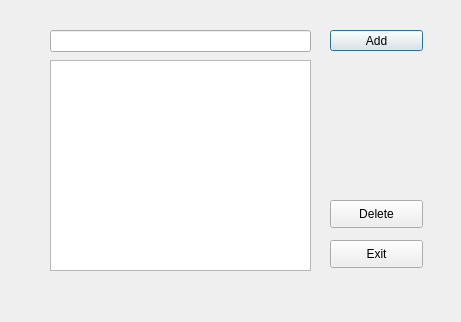
<?xml version="1.0" encoding="UTF-8"?>
<ui version="4.0">
 <class>CourierForm</class>
 <widget class="QDialog" name="CourierForm">
  <property name="geometry">
   <rect>
    <x>0</x>
    <y>0</y>
    <width>461</width>
    <height>322</height>
   </rect>
  </property>
  <property name="windowTitle">
   <string>Specs</string>
  </property>
  <property name="windowIcon">
   <iconset resource="../app/icons.qrc">
    <normaloff>:/warehouse</normaloff>:/warehouse</iconset>
  </property>
  <widget class="QListView" name="view">
   <property name="geometry">
    <rect>
     <x>50</x>
     <y>60</y>
     <width>261</width>
     <height>211</height>
    </rect>
   </property>
  </widget>
  <widget class="QPushButton" name="add">
   <property name="geometry">
    <rect>
     <x>330</x>
     <y>30</y>
     <width>93</width>
     <height>21</height>
    </rect>
   </property>
   <property name="text">
    <string>Add</string>
   </property>
  </widget>
  <widget class="QPushButton" name="delete_2">
   <property name="geometry">
    <rect>
     <x>330</x>
     <y>200</y>
     <width>93</width>
     <height>28</height>
    </rect>
   </property>
   <property name="text">
    <string>Delete</string>
   </property>
  </widget>
  <widget class="QPushButton" name="exit">
   <property name="geometry">
    <rect>
     <x>330</x>
     <y>240</y>
     <width>93</width>
     <height>28</height>
    </rect>
   </property>
   <property name="text">
    <string>Exit</string>
   </property>
  </widget>
  <widget class="QLineEdit" name="input">
   <property name="geometry">
    <rect>
     <x>50</x>
     <y>30</y>
     <width>261</width>
     <height>22</height>
    </rect>
   </property>
  </widget>
 </widget>
 <resources>
  <include location="../app/icons.qrc"/>
 </resources>
 <connections>
  <connection>
   <sender>exit</sender>
   <signal>clicked()</signal>
   <receiver>CourierForm</receiver>
   <slot>close()</slot>
   <hints>
    <hint type="sourcelabel">
     <x>398</x>
     <y>253</y>
    </hint>
    <hint type="destinationlabel">
     <x>349</x>
     <y>289</y>
    </hint>
   </hints>
  </connection>
 </connections>
</ui>
